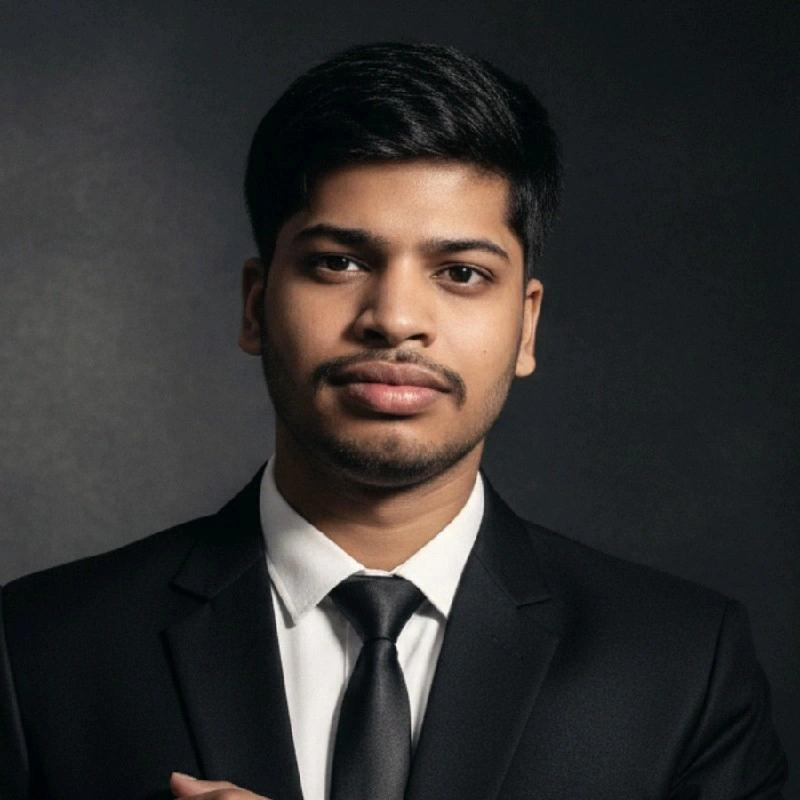
#> input picture public/99024517.jpeg, 800 x 800 px, found by its file name
$ python find_original_photo.py
#> lines starting #> are read from the running program, lines starting #| are printed output that depends on the picture
import os
from PIL import Image, ImageEnhance, ImageOps

# The original ASCII art lines from step 1 (lines 1 to 5)
original_head = [
    "                                               ...::-=+++========-::.                               ",
    "                                     .:--==++**cs###%%%%%%%%%%%%@%%c+-...                           ",
    "                                  .--+*css#%%%%@@@@@@@@@@@@@@@@@@@@%#s*c+++-.                       ",
    "                                .:-==*cs##%@@@@%%%%%%%%%%%%%%%%@@%%@%%%%#%#s+.                      ",
    " ..                            .-==++*cs#%%%@@@@@@@@@@@@@@@@@@@@@@@@@@@@@@%%*.    .                 "
]

crop_left = 0.25
crop_right = 0.25
crop_top = 0.20
crop_bottom = 0.30
char_set = " .:-=+*cs#%@"
width = 100
height = 53

def test_image(image_path):
    try:
        img = Image.open(image_path)
#> img is the input picture: PIL image 800x800 RGB; mean R, G, B 51.9, 49.8, 48.8
        img = ImageOps.grayscale(img)
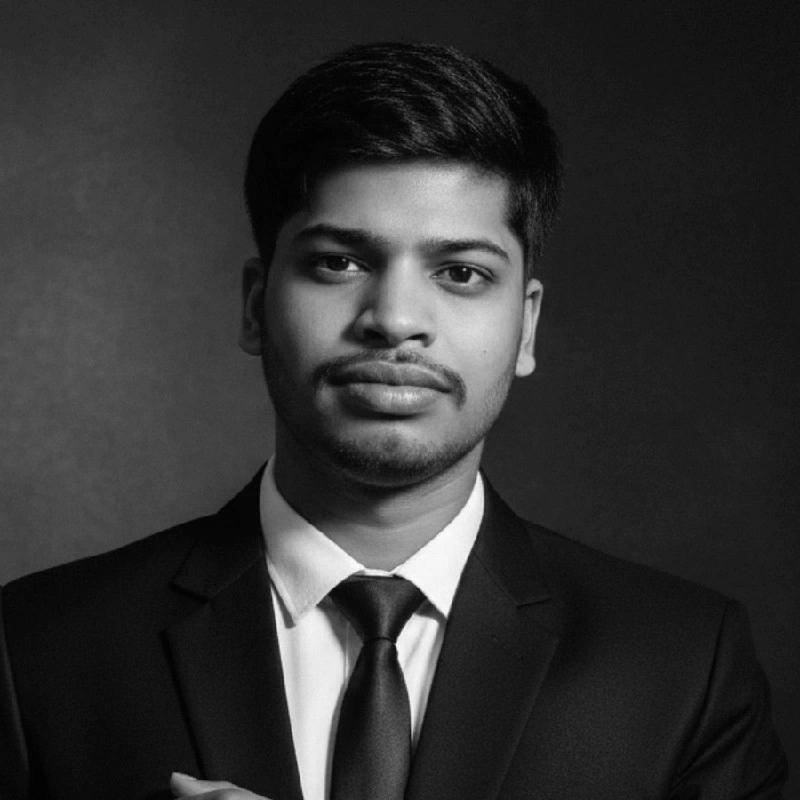
#> img: PIL image 800x800 L; min 0, max 254, mean 50.3
        w, h = img.size
#> w = 800; h = 800
        left = int(w * crop_left)
#> left = 200
        top = int(h * crop_top)
#> top = 160
        right = int(w * (1 - crop_right))
#> right = 600
        bottom = int(h * (1 - crop_bottom))
#> bottom = 560
        img = img.crop((left, top, right, bottom))
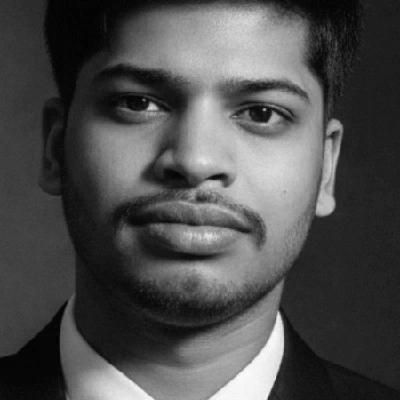
#> img: PIL image 400x400 L; min 0, max 254, mean 77.7
        img = ImageEnhance.Contrast(img).enhance(2.0)
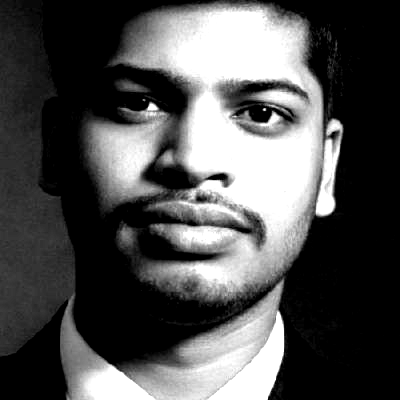
#> img: PIL image 400x400 L; min 0, max 255, mean 81.8
        img = ImageEnhance.Sharpness(img).enhance(2.5)
        img = ImageEnhance.Brightness(img).enhance(1.1)
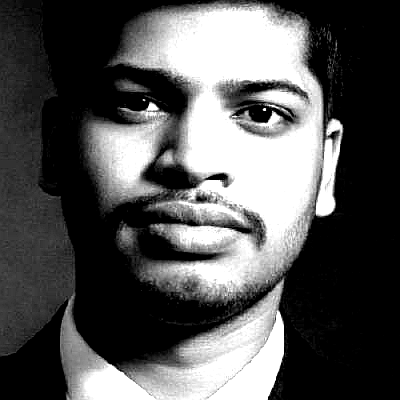
#> img: PIL image 400x400 L; min 0, max 255, mean 86.2
        img = img.resize((width, height), Image.Resampling.LANCZOS)
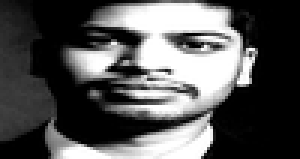
#> img: PIL image 100x53 L (shown 3 times larger); min 0, max 255, mean 86.3

        match = True
        for y in range(len(original_head)):
            line = []
            for x in range(width):
                pixel = img.getpixel((x, y))
                idx = int((pixel / 255) * (len(char_set) - 1))
                line.append(char_set[idx])
            generated_line = "".join(line)
            if generated_line.strip() != original_head[y].strip():
                match = False
                break
        return match
    except Exception as e:
        return False

candidates = [
    r"C:\Users\ksaty\Downloads\Compressed\mithun50-main\mithun50-main\public\99024517.jpeg",
    r"C:\Users\ksaty\OneDrive\Documents\WhatsApp Image 2026-07-01 at 8.29.23 PM.jpeg",
    r"C:\Users\ksaty\Downloads\Compressed\ascii-profile-kit-main\ascii-profile-kit-main\source-photo.jpg",
    r"C:\Users\ksaty\Downloads\Compressed\ascii-profile-kit-main\ascii-profile-kit-main\source-prepped-new.png",
    r"C:\Users\ksaty\Downloads\Compressed\ascii-profile-kit-main\ascii-profile-kit-main\source-prepped.png"
]

found = False
for c in candidates:
    if os.path.exists(c):
        res = test_image(c)
        print(f"Testing {c}: Match={res}")
        if res:
            found = True
            print(f"SUCCESS! Found original candidate: {c}")
            # Copy to public/99024517.jpeg
            import shutil
            shutil.copy(c, "public/99024517.jpeg")
            print("Successfully copied to public/99024517.jpeg")
            break

if not found:
    print("Could not find a matching candidate image.")
